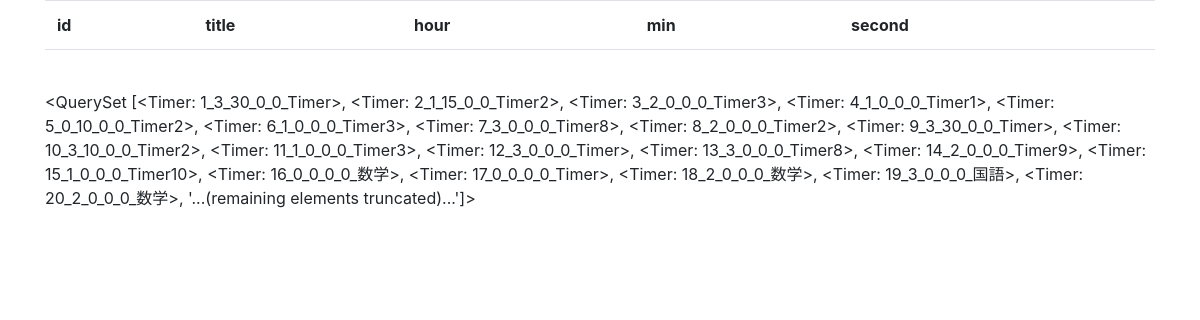
/timer/list, run on an earlier commit of the app's database.
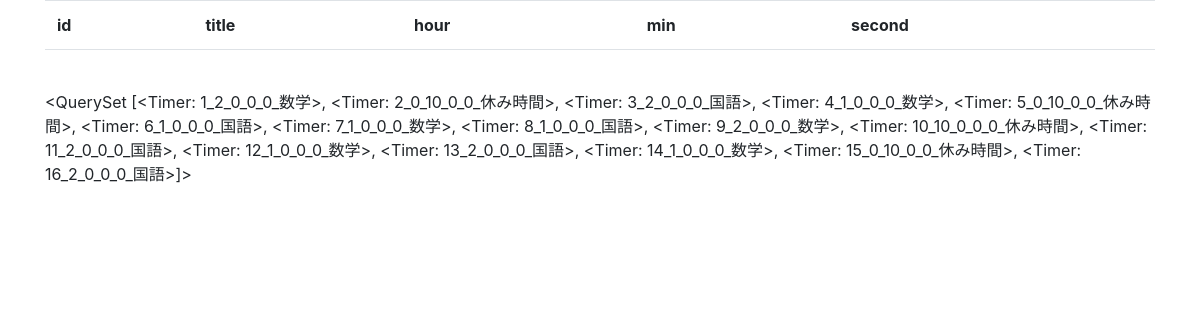
And on a later commit of the database.
### timer/models.py (models this page shows)
class Timer(models.Model):
    title=models.CharField(max_length=100,default='Timer',null=True,blank=True)
    hour = models.PositiveIntegerField(null=True,blank=True)
    min = models.PositiveIntegerField(null=True,blank=True)
    sec = models.PositiveIntegerField(null=True,blank=True)
    sound=models.CharField(choices=SOUND,max_length=100,default=0)
    def __str__(self):
        return str(self.id)+"_"+str(self.hour)+"_"+str(self.min)+"_"+str(self.sec)+"_"+str(self.sound)+"_"+str(self.title)

### timer/views.py (the view)
# urls.py: path('list',views.show,name='show'),
def show(request):
    data=Timer.objects.all()
    params={
        'data':data
    }
    return render(request,'timer/show.html',params)

### timer/templates/timer/show.html (shortened to what this page needs)
{% load static %}
<!doctype html>
<html lang="ja">
    <head>
        <link rel="stylesheet"
        href="https://stackpath.bootstrapcdn.com/bootstrap/4.3.1/css/bootstrap.min.css"
>
    </head>
    <body class="container">
      <table class="table">
          <tr>
              <th>id</th>
              <th>title</th>
              <th>hour</th>
              <th>min</th>
              <th>second</th>
          </tr>
          <tr>
              <td>{{data.id}}</td>
              <td>{{data.title}}</td>
              <td>{{data.hour}}</td>
              <td>{{data.min}}</td>
              <td>{{data.second}}</td>
          </tr>
      </table>
      {{data}}
    </body>
</html>

What changed in the data, as far as the page shows it:
changed Timer: id+hour+min "<QuerySet [<Timer: 1_3_30_0_0_Timer>, <Timer: 2_1_15_0_0_Timer2>, <Timer: 3_2_0_0_0_Timer3>, <Timer: 4_1_0_0_0_Timer1>, <Timer: 5_0_10_0_0_Timer2>, <Timer: 6_1_0_0_0_Timer3>, <Timer: 7_3_0_0_0_Timer8>, <Timer: 8_2_0_0_0_Timer2>, <Timer: 9_3_30_0_0_Timer>, <Timer: 10_3_10_0_0_Timer2>, <Timer: 11_1_0_0_0_Timer3>, <Timer: 12_3_0_0_0_Timer>, <Timer: 13_3_0_0_0_Timer8>, <Timer: 14_2_0_0_0_Timer9>, <Timer: 15_1_0_0_0_Timer10>, <Timer: 16_0_0_0_0_数学>, <Timer: 17_0_0_0_0_Timer>, <Timer: 18_2_0_0_0_数学>, <Timer: 19_3_0_0_0_国語>, <Timer: 20_2_0_0_0_数学>, '...(remaining elements truncated)...']>" → "<QuerySet [<Timer: 1_2_0_0_0_数学>, <Timer: 2_0_10_0_0_休み時間>, <Timer: 3_2_0_0_0_国語>, <Timer: 4_1_0_0_0_数学>, <Timer: 5_0_10_0_0_休み時間>, <Timer: 6_1_0_0_0_国語>, <Timer: 7_1_0_0_0_数学>, <Timer: 8_1_0_0_0_国語>, <Timer: 9_2_0_0_0_数学>, <Timer: 10_10_0_0_0_休み時間>, <Timer: 11_2_0_0_0_国語>, <Timer: 12_1_0_0_0_数学>, <Timer: 13_2_0_0_0_国語>, <Timer: 14_1_0_0_0_数学>, <Timer: 15_0_10_0_0_休み時間>, <Timer: 16_2_0_0_0_国語>]>"
